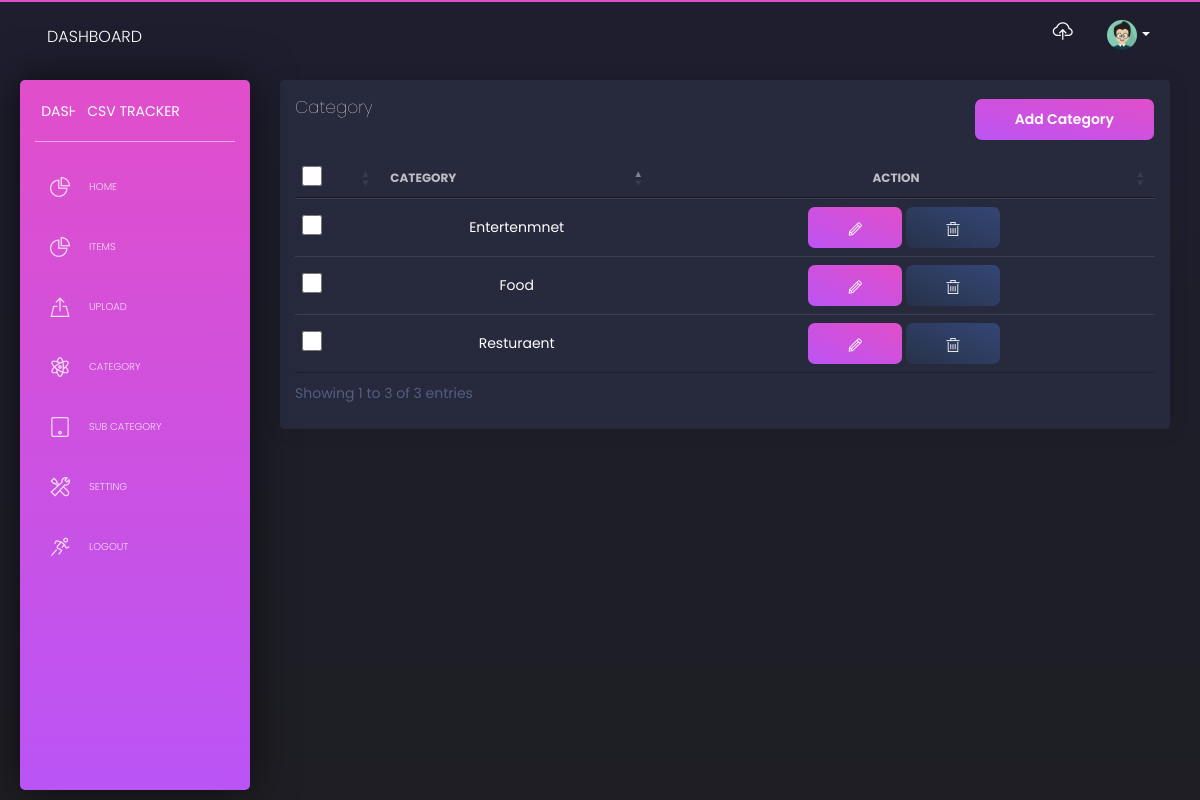
The app's page /category (signed in) with its own data.
### app/models.py (models this page shows, shortened)
class category(models.Model):
    catid=models.AutoField(primary_key=True)
    catName=models.CharField(max_length=150)

### app/views.py (the view)
# urls.py: path('category', categoryView.as_view(),name="category"),
class categoryView(View):
    def get(self,request):
        if not request.session.has_key('user'):
             return redirect('login')
        dataSet={
            'cat':category.objects.filter(~Q(pk=1)).order_by('catName')
        }
        return render(request,'categorydata.html',dataSet)

### templates/categorydata.html (shortened to what this page needs)
{% extends 'base.html' %}
{% load static %}
{% block body %}
<div class="content">
  <div class="row">
    <div class="col-md-12">
      <div class="card ">
        <div class="card-header">
          <h4 class="card-title">  Category  <button  class="btn btn-primary float-right"  data-toggle="modal" data-target="#addcategory">
           Add Category
               </button>
          </h4>
        </div>
        <div class="card-body">
          <div class="table-responsive">
            <table class="table tablesorter " id="userdata">
              <thead class=" text-primary">
              <tr>
                  <th><input class="form-check-input " id="alldelbox" type="checkbox"   style="width: 54px;
                    height: 20px; margin-top: -12px; "></th>
                  <th>
                    Category
                  </th>
                  <th class="text-center">
                  Action
                  </th>
                </tr>
              </thead>
              <tbody>
                {% for data in cat %}
                <tr>
                  <td>
                    <input type="checkbox" class="form-check-input delbox"  name="deldatabox" value="{{data.pk}}"  style="width: 54px;
                    height: 20px; margin-top: -12px; ">
                  </td>
                  <td class="text-center">
                   {{data.catName}}
                  </td>
                  <td  class="text-center" >
                    <button  class="btn btn-primary"  data-toggle="modal" data-target="#exampleModal" onclick="getdata({{data.catid}})">
                 <i class=" tim-icons icon-pencil"></i>
                    </button>
                    <a href="/categorydelete/{{data.catid}}" class="btn btn-dark">
                 <i class=" tim-icons icon-trash-simple"></i>
                  </a>
                   </td>
                </tr>
                {% endfor %}
              </tbody>
            </table>
          </div>
        </div>
      </div>
    </div>
  </div>
</div>
{% endblock body %}

### templates/base.html (style rules this page uses)
table.dataTable tbody th, table.dataTable tbody td { background-color: #27293D; color: #fff !important; }

### records on screen
category: catName "Entertenmnet"
category: catName "Food"
category: catName "Resturaent"
